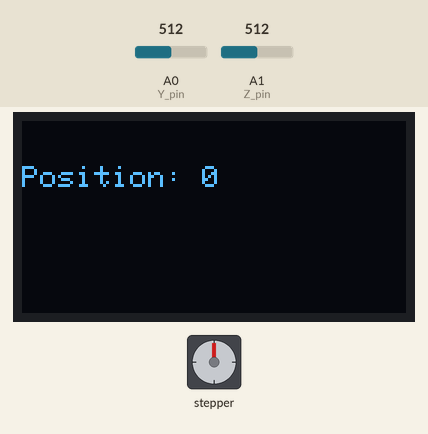
Recording of a sketch running on a simulated Arduino Uno, built with avr-gcc and run on an emulated ATmega328P. Parts: stepper motor, 128×64 one-colour display. Wiring (inferred from the names in the program): stepper motor driver (40 steps per turn assumed): step pin 3; direction pin 2. The test bench sets the inputs (shaded band); at power-on: A0 (Y_pin) = 512, A1 (Z_pin) = 512.

Above: at 2.2 s.
2.3 s: A0 (Y_pin) set to 522
3.8 s: A0 (Y_pin) set to 544
At 4.19 s:
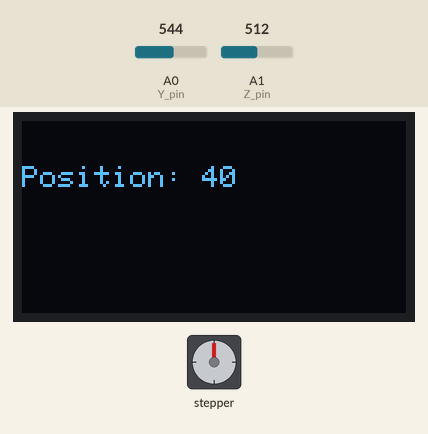
6.6 s: A0 (Y_pin) set to 390
At 7.58 s:
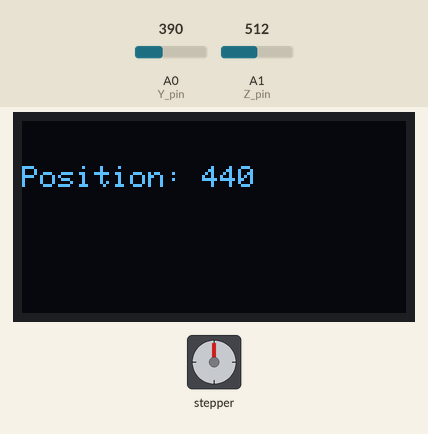
9.6 s: A0 (Y_pin) set to 411
At 11.0 s:
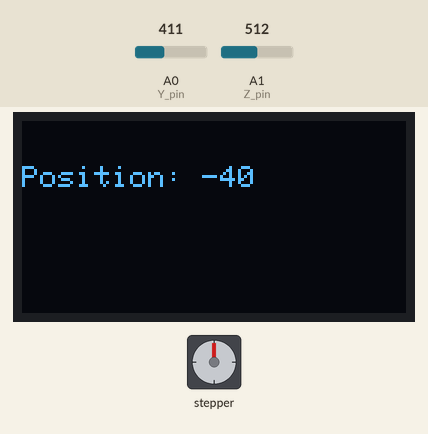
Timing chart, 0 to 12.1 s (numbered marks = the images above; inputs shaded):
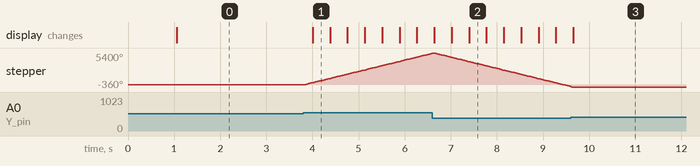

Measured:
- the behaviour switches between 530 and 531 on A0 (Y_pin) (found by bisection; images 0 and 1)
- after the input at 2.3 s, every drawn part: stays the same
- after the input at 3.8 s, stepper: keeps turning clockwise at about 1932°/s, starting at once; the display: changes after 0.21 s (image 1)
- after the input at 9.6 s, stepper: goes on until 9.6 s, then stays -360°

The sketch:

motor_test.ino
```cpp
#include <Adafruit_GFX.h>
#include <Adafruit_SSD1306.h>

// Define stepper motor connections and steps per revolution:
#define dirPin 2
#define stepPin 3
#define stepsPerRevolution 40
#define OLED_RESET 4

// const int stepsPerRevolution = 1600;  // change this to fit the number of steps per revolution
// const int rolePerMinute = 40;
const int Y_pin = 0; // analog pin connected to Y output
const int Z_pin = 1; // analog pin connected to button
int pos = 0;
Adafruit_SSD1306 display(OLED_RESET);

void setup() {
  // Declare pins as output:
  pinMode(stepPin, OUTPUT);
  pinMode(dirPin, OUTPUT);

  //Initialize display by providing the display type and its I2C address.
  display.begin(SSD1306_SWITCHCAPVCC, 0x3C);
  //Set the text size and color.
  display.setTextSize(1.5);
  display.setTextColor(WHITE);
  display.print("Hello World!");
  delay(1000);
}

void loop() {

  int a = analogRead(Y_pin);
  int button = analogRead(Z_pin);
  //float escalador = a / 1000;

  //if (button == 1023) {}

  if (a > 530) {
    // Set the spinning direction clockwise:
    digitalWrite(dirPin, HIGH);
    // Spin the stepper motor 1 revolution slowly:
    for (int i = 0; i < stepsPerRevolution; i++) {
      // These four lines result in 1 step:
      //int retraso = round(500 / escalador^3);
      digitalWrite(stepPin, HIGH);
      //delayMicroseconds(retraso);
      delayMicroseconds(2000);
      digitalWrite(stepPin, LOW);
      //delayMicroseconds(retraso);
      delayMicroseconds(2000);
    }
    pos += 40;
  }

  else if (a < 400) {
    // Set the spinning direction counterclockwise:
    digitalWrite(dirPin, LOW);

    // Spin the stepper motor 1 revolution slowly:
    for (int i = 0; i < stepsPerRevolution; i++) {
      // These four lines result in 1 step:
      //int retraso = round(500 / (1 - escalador));
      digitalWrite(stepPin, HIGH);
      //delayMicroseconds(retraso);
      delayMicroseconds(2000);
      digitalWrite(stepPin, LOW);
      //delayMicroseconds(retraso);
      delayMicroseconds(2000);
    }
    pos -= 40;
  }

  //Clear previous image.
  display.clearDisplay();
  display.setCursor(0, 15);
  display.print("Position: ");
  display.print(pos);
  //Display changes if any were made.
  display.display();

  //delay(1000);
   /*
  // Set the spinning direction counterclockwise:
  digitalWrite(dirPin, LOW);

  // Spin the stepper motor 1 revolution quickly:
  for (int i = 0; i < stepsPerRevolution; i++) {
    // These four lines result in 1 step:
    digitalWrite(stepPin, HIGH);
    delayMicroseconds(5000);
    digitalWrite(stepPin, LOW);
    delayMicroseconds(5000);
  }

  delay(1000);

  // Set the spinning direction clockwise:
  digitalWrite(dirPin, HIGH);

  // Spin the stepper motor 5 revolutions fast:
  for (int i = 0; i < 5 * stepsPerRevolution; i++) {
    // These four lines result in 1 step:
    digitalWrite(stepPin, HIGH);
    delayMicroseconds(5000);
    digitalWrite(stepPin, LOW);
    delayMicroseconds(5000);
  }

  delay(1000);

  // Set the spinning direction counterclockwise:
  digitalWrite(dirPin, LOW);

  //Spin the stepper motor 5 revolutions fast:
  for (int i = 0; i < stepsPerRevolution; i++) {
    // These four lines result in 1 step:
    digitalWrite(stepPin, HIGH);
    delayMicroseconds(500);
    digitalWrite(stepPin, LOW);
    delayMicroseconds(500);
  }

  delay(1000);
  */
}
```
